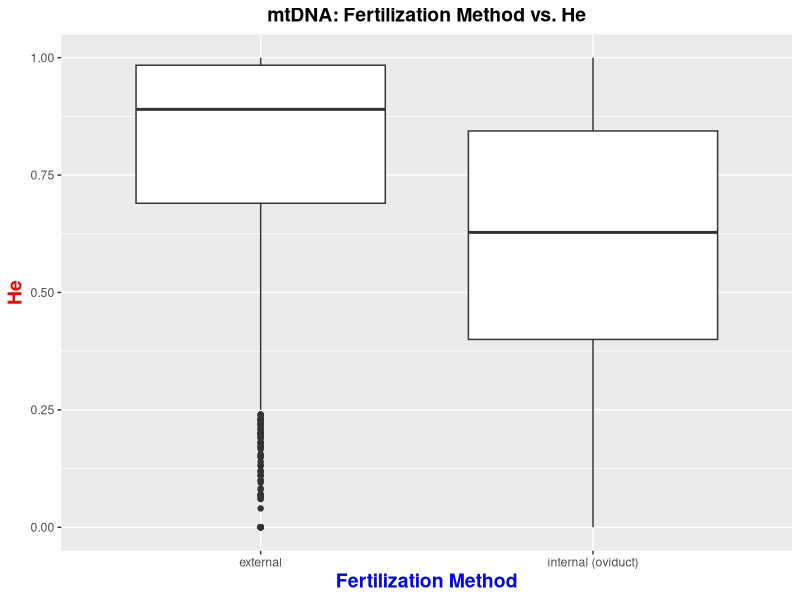
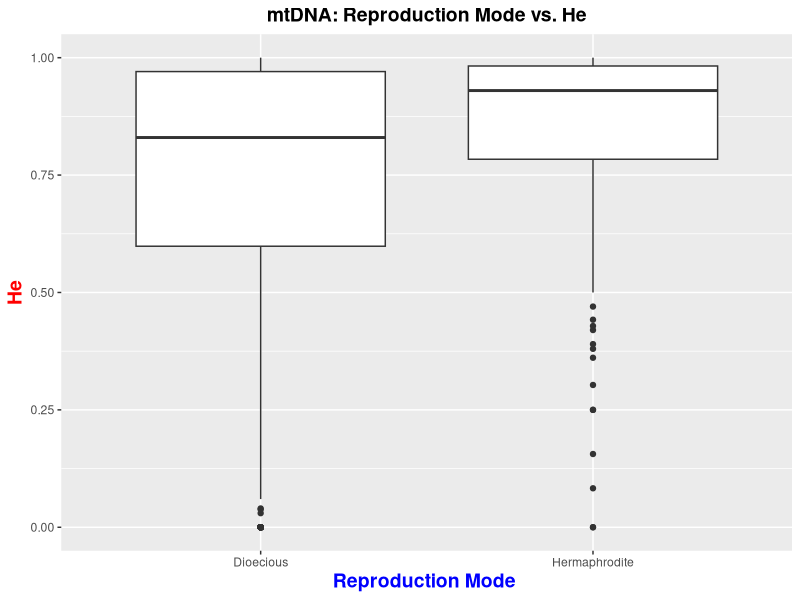
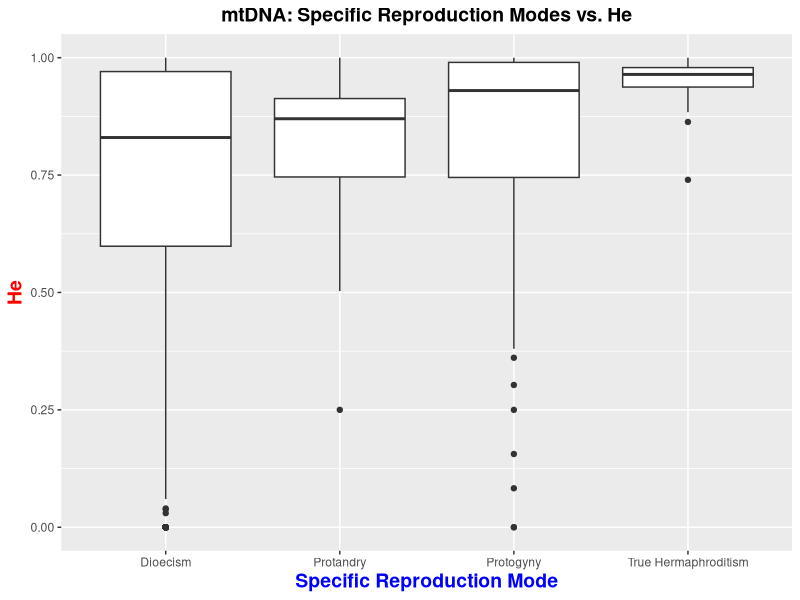
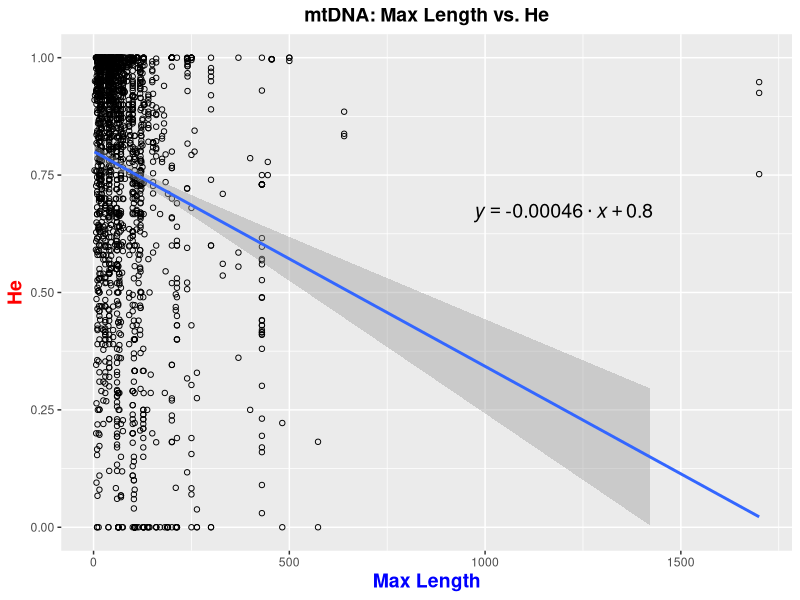
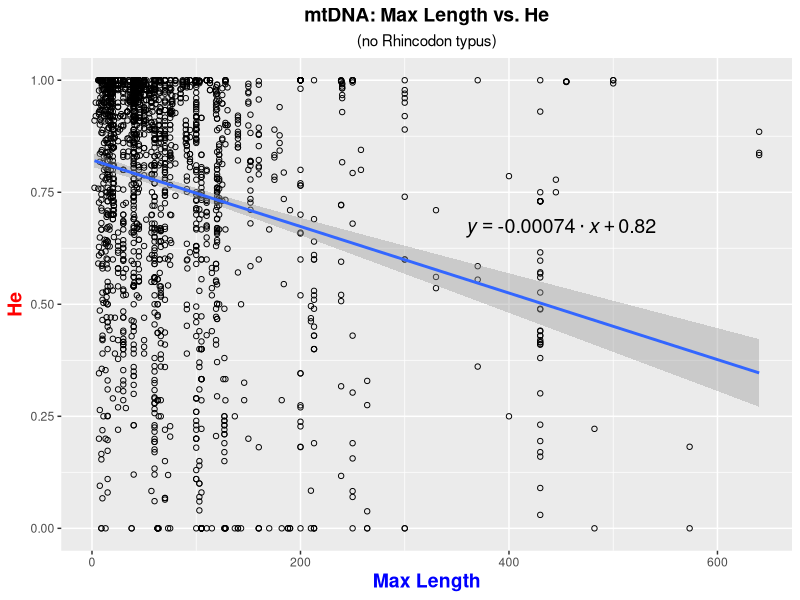
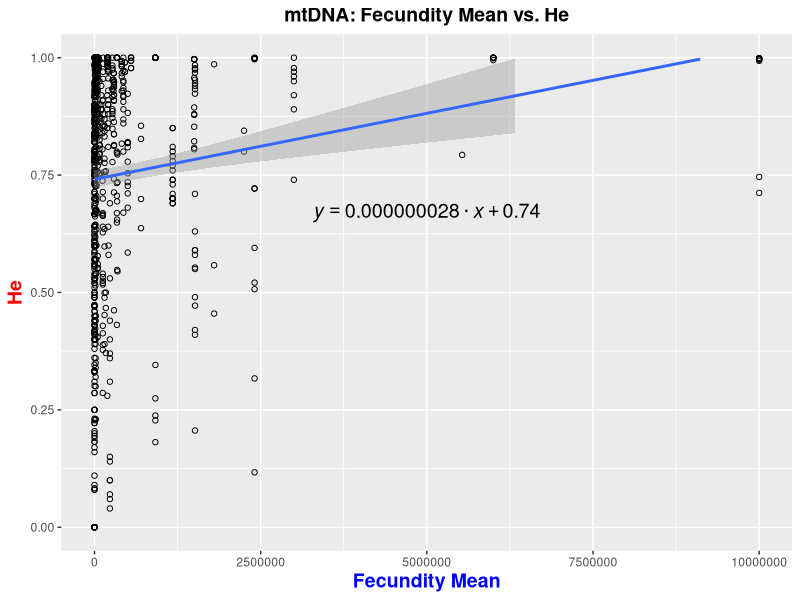
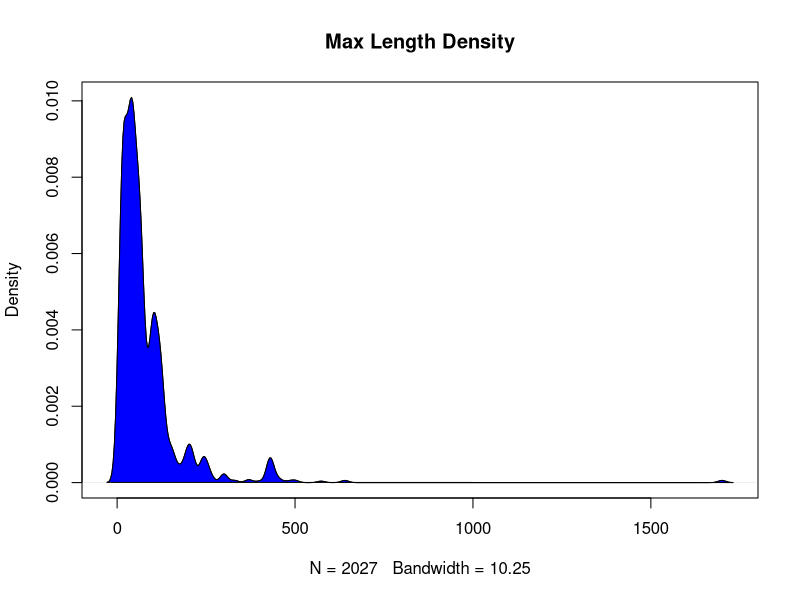
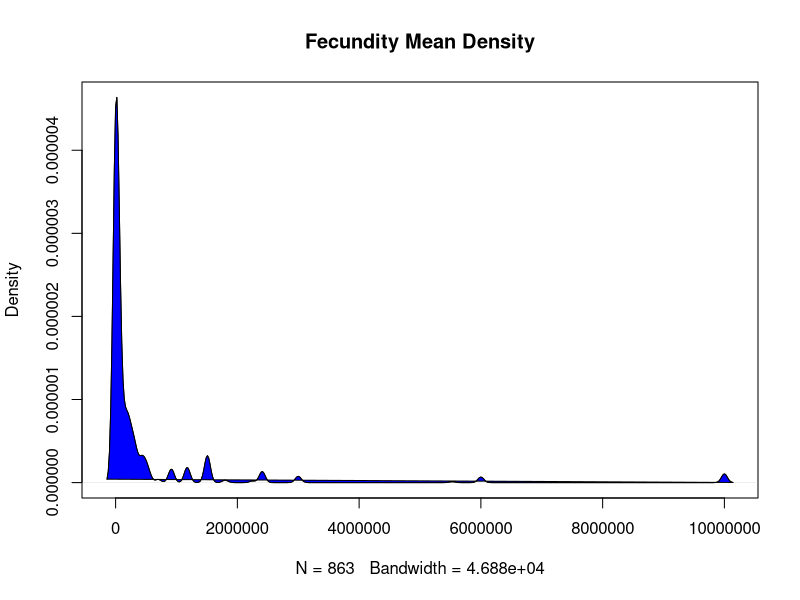

The R script that drew these images, in order: (Note: this script raises an error after producing the figures.)
################################################### Script for Analyzing Data  #######################################################

#analyzes data 

##########################################################################################################################################

######### Set-up #########

#clear environment
remove(list = ls())

#load libraries
library(tidyverse)
library(dplyr)

#read in data
mtdna_data <- read.csv("mtdna_final_data.csv", stringsAsFactors = FALSE) #read in 
msat_data <- read.csv("msat_final_data.csv", stringsAsFactors = FALSE) #read in 

############### mtDNA data set ############### 

#####Box Plots: Character Data#####

#Fertilization#

mtdna_data$final_fertilization <- NA #create new column to categorize fertilization methods

mtdna_data$final_fertilization [mtdna_data$fertilization =="external"]  <- "external"
mtdna_data$final_fertilization [mtdna_data$fertilization =="internal (oviduct)"] <- "internal (oviduct)"
mtdna_data$final_fertilization [mtdna_data$fertilization =="in brood pouch or similar structure"] <- "internal (oviduct)" #convert "in brood pouch or similar structure" to internal fertilization

mtdna_final_fertilization_He_no.na <- mtdna_data[!is.na(mtdna_data$final_fertilization) & !is.na(mtdna_data$He),] #create new table that excludes NA's from columns of interest

theme_update(plot.title = element_text(hjust = 0.5), plot.subtitle = element_text(hjust = 0.5)) #centered plot title

ggplot(mtdna_final_fertilization_He_no.na) + geom_boxplot(aes(x = final_fertilization, y = He)) + #final fertilization & He box plot
  ggtitle("mtDNA: Fertilization Method vs. He") + #add plot title
  xlab("Fertilization Method") + ylab("He") + #add axis labels
  theme(                                 #specify characteristics of the plot 
    plot.title = element_text(size=14, face="bold"), 
    axis.title.x = element_text(color="blue", size=14, face="bold"),
    axis.title.y = element_text(color="red", size=14, face="bold"))

#Reproduction Mode#

#combine protandry, protogyny, and true hermaphroditism into "Hermpahrodites"

mtdna_data$final_reproductionmode <- NA #create new column to categorize reproduction mode

mtdna_data$final_reproductionmode  [mtdna_data$reproductionmode =="dioecism"]  <- "Dioecious"
mtdna_data$final_reproductionmode  [mtdna_data$reproductionmode =="protogyny"] <- "Hermaphrodite" #for protogyny, label as "Hermpahrodites"
mtdna_data$final_reproductionmode  [mtdna_data$reproductionmode =="protandry"] <- "Hermaphrodite" #for protandry, label as "Hermpahrodites"
mtdna_data$final_reproductionmode  [mtdna_data$reproductionmode =="true hermaphroditism"] <- "Hermaphrodite" #for true hermaphroditism, label as "Hermpahrodites"

mtdna_final_reproductionmode_He_no.na <- mtdna_data[!is.na(mtdna_data$final_reproductionmode ) & !is.na(mtdna_data$He),] #create new table that excludes NA's from columns of interest

ggplot(mtdna_final_reproductionmode_He_no.na ) + geom_boxplot(aes(x = final_reproductionmode , y = He)) + #final reproduction mode & He box plot
  ggtitle("mtDNA: Reproduction Mode vs. He") + #add plot title
  xlab("Reproduction Mode ") + ylab("He") + #add axis labels
  theme(                                 #specify characteristics of the plot 
    plot.title = element_text(size=14, face="bold"), 
    axis.title.x = element_text(color="blue", size=14, face="bold"),
    axis.title.y = element_text(color="red", size=14, face="bold"))

#Specific Reproduction Modes#

mtdna_data$specific.repro_mode <- NA #create new column to categorize hermaphrodite type

mtdna_data$specific.repro_mode  [mtdna_data$reproductionmode =="dioecism"]  <- "Dioecism"
mtdna_data$specific.repro_mode  [mtdna_data$reproductionmode =="protogyny"] <- "Protogyny"
mtdna_data$specific.repro_mode  [mtdna_data$reproductionmode =="protandry"] <- "Protandry"
mtdna_data$specific.repro_mode  [mtdna_data$reproductionmode =="true hermaphroditism"] <- "True Hermaphroditism"

mtdna_reproduction_type_He_no.na <- mtdna_data[!is.na(mtdna_data$specific.repro_mode ) & !is.na(mtdna_data$He),] #create new table that excludes NA's from columns of interest

ggplot(mtdna_reproduction_type_He_no.na ) + geom_boxplot(aes(x = specific.repro_mode , y = He)) + #hermaphrodite type mode & He box plot
  ggtitle("mtDNA: Specific Reproduction Modes vs. He") + #add plot title
  xlab("Specific Reproduction Mode") + ylab("He") + #add axis labels
  theme(                                 #specify characteristics of the plot 
    plot.title = element_text(size=14, face="bold"), 
    axis.title.x = element_text(color="blue", size=14, face="bold"),
    axis.title.y = element_text(color="red", size=14, face="bold"))

#####Scatter Plots: Numerical Data#####

#Max Length#

#w/ Rhincodon typus outlier
mtdna_maxlength_He_no.na <- mtdna_data[!is.na(mtdna_data$maxlength) & !is.na(mtdna_data$He),] #create new table that excludes NA's from columns of interest

lm_eqn = function(x, y, df){ #set up formula for regression line equation
  m <- lm(y ~ x, df);
  eq <- substitute(italic(y) == b %.% italic(x) + a,
                   list(a = format(coef(m)[[1]], digits = 2), 
                        b = format(coef(m)[[2]], digits = 2)))
  as.character(as.expression(eq));                 
}

ggplot(mtdna_maxlength_He_no.na, aes(x=maxlength, y = He)) + #max length & He scatter plot
  geom_point(shape=1) +    # Use hollow circles
  geom_smooth(method=lm,   # Add linear regression line
              se=TRUE, formula = y ~ x) +
  ylim(0,1)+
  coord_cartesian(ylim = c(0, 1)) +
  ggtitle("mtDNA: Max Length vs. He") + #add plot title
  xlab("Max Length") + ylab("He") + #add axis labels
  theme(                                 #specify characteristics of the plot 
    plot.title = element_text(size=14, face="bold"),
    axis.title.x = element_text(color="blue", size=14, face="bold"),
    axis.title.y = element_text(color="red", size=14, face="bold"))+
    annotate("text", x = 1200, y = 0.67, label = lm_eqn(mtdna_maxlength_He_no.na$maxlength, mtdna_maxlength_He_no.na$He, mtdna_maxlength_He_no.na), color="black", size = 5, parse=TRUE) #add regression line equation


#w/out Rhincodon typus outlier
mtdna_maxlength_He_no.na_nowhaleshark <- mtdna_maxlength_He_no.na[!(mtdna_maxlength_He_no.na$spp=="Rhincodon typus"),] #exclude Rhincodon typus

ggplot(mtdna_maxlength_He_no.na_nowhaleshark, aes(x= maxlength, y= He)) + #max length & He scatter plot
  geom_point(shape=1) +    # Use hollow circles
  geom_smooth(method=lm,   # Add linear regression line
              se=TRUE) +
  ylim(0,1)+
  coord_cartesian(ylim = c(0, 1)) +
  ggtitle("mtDNA: Max Length vs. He", subtitle= "(no Rhincodon typus)") + #add plot title
  xlab("Max Length") + ylab("He") + #add axis labels
  theme(                                 #specify characteristics of the plot 
    plot.title = element_text(size=14, face="bold"),
    axis.title.x = element_text(color="blue", size=14, face="bold"),
    axis.title.y = element_text(color="red", size=14, face="bold"))+
  annotate("text", x = 450, y = 0.67, label = lm_eqn(mtdna_maxlength_He_no.na_nowhaleshark$maxlength, mtdna_maxlength_He_no.na_nowhaleshark$He, mtdna_maxlength_He_no.na_nowhaleshark), color="black", size = 5, parse=TRUE) #add regression line equation

#Fecundity Mean#
options(scipen = 999) #convert data from scientific notation to numeric

mtdna_fecundity_He_no.na <- mtdna_data[!is.na(mtdna_data$fecundity_mean) & !is.na(mtdna_data$He),] #create new table that excludes NA's from columns of interest
 
ggplot(mtdna_fecundity_He_no.na, aes(y= He, x= fecundity_mean)) + #fecundity mean & He scatter plot
  geom_point(shape=1) +    # Use hollow circles
  geom_smooth(method=lm,   # Add linear regression line
              se=TRUE) +
  ylim(0,1)+
  coord_cartesian(ylim = c(0, 1)) +
  ggtitle("mtDNA: Fecundity Mean vs. He") + #add plot title
  xlab("Fecundity Mean") + ylab("He") + #add axis labels
  theme(                                 #specify characteristics of the plot 
    plot.title = element_text(size=14, face="bold"),
    axis.title.x = element_text(color="blue", size=14, face="bold"),
    axis.title.y = element_text(color="red", size=14, face="bold"))+
  annotate("text", x = 5000000, y = 0.67, label = lm_eqn(mtdna_fecundity_He_no.na$fecundity_mean, mtdna_fecundity_He_no.na$He, mtdna_fecundity_He_no.na), color="black", size = 5, parse=TRUE) #add regression line equation


#####Density Plots: Numerical Data#####

#Max Length#
plot(density(mtdna_maxlength_He_no.na$maxlength), main="Max Length Density") #create density plot for max length
polygon(density(mtdna_maxlength_He_no.na$maxlength), main="Max Length Density", col="blue") #specify characteristics of plot

#Fecundity Mean#
plot(density(mtdna_fecundity_He_no.na$fecundity_mean), main="Fecundity Mean Density") #create density plot for fecundity mean
polygon(density(mtdna_fecundity_He_no.na$fecundity_mean), main="Fecundity Mean Density", col="blue") #specify characteristics of plot

#####T-Tests: Character Data#####

#Fertilization#

external.mtdna <- mtdna_final_fertilization_He_no.na$He[mtdna_final_fertilization_He_no.na$final_fertilization=="external"]
internal.mtdna <- mtdna_final_fertilization_He_no.na$He[mtdna_final_fertilization_He_no.na$final_fertilization=="internal (oviduct)"]

fertilization_ttest.mtdna <- t.test(external.mtdna, internal.mtdna, var.equal=TRUE)

#Reproduction Mode#

dioecism.mtdna <- mtdna_final_reproductionmode_He_no.na$He[mtdna_final_reproductionmode_He_no.na$final_reproductionmode=="Dioecious"]
hermaphrodite.mtdna <- mtdna_final_reproductionmode_He_no.na$He[mtdna_final_reproductionmode_He_no.na$final_reproductionmode=="Hermaphrodite"]

reproductionmode_ttest.mtdna <- t.test(dioecism.mtdna, hermaphrodite.mtdna, var.equal=TRUE)

#Hermaphrodites: ANOVA TEST#

hermaphroditesanovamtdna <- aov(He ~ hermaphrodite_type, data = mtdna_hermaphrodite_type_He_no.na)

#####Wilcoxon Tests: Numerical Data#####

#Max Length#
wilcox.test( mtdna_maxlength_He_no.na[ ,'maxlength'] , mtdna_maxlength_He_no.na[ , 'He'], paired=T) #run Wilcoxon test on max length & He


#Fecundity Mean#
wilcox.test( mtdna_fecundity_He_no.na[ ,'fecundity_mean'] , mtdna_fecundity_He_no.na[ , 'He'], paired=T) #run Wilcoxon test on max length & He

#####Shapiro-Wilk Tests: Numerical Data#####

#Max Length#
shapiro.test(mtdna_maxlength_He_no.na$maxlength) #run Shapiro-Wilk test on max length & He

#Fecundity Mean#
shapiro.test(mtdna_fecundity_He_no.na$fecundity_mean) #run Shapiro-Wilk test on max length & He


####################################################################################

############### msat Data Set ############### 

#####Box Plots: Character Data#####

#Fertilization#
msat_data$final_fertilization <- NA #create new column to categorize fertilization methods

msat_data$final_fertilization [msat_data$fertilization =="external"]  <- "external"
msat_data$final_fertilization [msat_data$fertilization =="internal (oviduct)"] <- "internal (oviduct)"
msat_data$final_fertilization [msat_data$fertilization =="in brood pouch or similar structure"] <- "internal (oviduct)" #convert "in brood pouch or similar structure" to internal fertilization

msat_final_fertilization_He_no.na <- msat_data[!is.na(msat_data$final_fertilization) & !is.na(msat_data$He),] #create new table that excludes NA's from columns of interest

ggplot(msat_final_fertilization_He_no.na) + geom_boxplot(aes(x = final_fertilization, y = He)) + #final fertilization & He box plot
ggtitle("msat: Fertilization Method vs. He") + #add plot title
  xlab("Fertilization Method") + ylab("He") + #add axis labels
  theme(                                 #specifying characteristics of the plot 
    plot.title = element_text(size=14, face="bold"),
    axis.title.x = element_text(color="blue", size=14, face="bold"),
    axis.title.y = element_text(color="red", size=14, face="bold"))

#Reproduction Mode#
msat_data$final_reproductionmode <- NA #create new column to categorize reproduction mode

msat_data$final_reproductionmode  [msat_data$reproductionmode =="dioecism"]  <- "Dioecious"
msat_data$final_reproductionmode  [msat_data$reproductionmode =="protogyny"] <- "Hermaphrodite" #for protogyny, label as "Hermpahrodites"
msat_data$final_reproductionmode  [msat_data$reproductionmode =="protandry"] <- "Hermaphrodite" #for protandry, label as "Hermpahrodites"
msat_data$final_reproductionmode  [msat_data$reproductionmode =="true hermaphroditism"] <- "Hermaphrodite" #for true hermaphroditism, label as "Hermpahrodites"

msat_final_reproductionmode_He_no.na <- msat_data[!is.na(msat_data$final_reproductionmode ) & !is.na(msat_data$He),] #create new table that excludes NA's from columns of interest

ggplot(msat_final_reproductionmode_He_no.na ) + geom_boxplot(aes(x = final_reproductionmode , y = He)) + #final reproduction mode & He box plot
  ggtitle("msat: Reproduction Mode vs. He") + #add plot title
  xlab("Reproduction Mode ") + ylab("He") + #add axis labels
  theme(                                 #specifying characteristics of the plot 
    plot.title = element_text(size=14, face="bold"),
    axis.title.x = element_text(color="blue", size=14, face="bold"),
    axis.title.y = element_text(color="red", size=14, face="bold"))

#Specific Reproduction Mode#

msat_data$specific.repro_mode <- NA #create new column to categorize reproduction type

msat_data$specific.repro_mode  [msat_data$reproductionmode =="dioecism"]  <- "Dioecism"
msat_data$specific.repro_mode  [msat_data$reproductionmode =="protogyny"] <- "Protogyny"
msat_data$specific.repro_mode  [msat_data$reproductionmode =="protandry"] <- "Protandry"
msat_data$specific.repro_mode  [msat_data$reproductionmode =="true hermaphroditism"] <- "True Hermaphroditism"

msat_reproduction_type_He_no.na <- msat_data[!is.na(msat_data$specific.repro_mode ) & !is.na(msat_data$He),] #create new table that excludes NA's from columns of interest

ggplot(msat_reproduction_type_He_no.na ) + geom_boxplot(aes(x = specific.repro_mode , y = He)) + #hermaphrodite type mode & He box plot
  ggtitle("msat: Specific Reproduction Modes vs. He") + #add plot title
  xlab("Specific Reproduction Mode") + ylab("He") + #add axis labels
  theme(                                 #specify characteristics of the plot 
    plot.title = element_text(size=14, face="bold"), 
    axis.title.x = element_text(color="blue", size=14, face="bold"),
    axis.title.y = element_text(color="red", size=14, face="bold"))

#####Scatter Plots: Numerical Data#####

#Max Length#

#w/ Rhincodon typus outlier
msat_maxlength_He_no.na <- msat_data[!is.na(msat_data$maxlength) & !is.na(msat_data$He),] #create new table that excludes NA's from columns of interest

ggplot(msat_maxlength_He_no.na, aes(x= maxlength, y= He)) + #max length & He scatter plot
  geom_point(shape=1) +    # Use hollow circles
  geom_smooth(method=lm,   # Add linear regression line
              se=TRUE) + 
  ylim(0,1)+
  coord_cartesian(ylim = c(0, 1)) +
  ggtitle("msat: Max Length vs. He") + #add plot title
   xlab("Max Length") + ylab("He") + #add axis labels
    theme(                                 #specifying characteristics of the plot 
      plot.title = element_text(size=14, face="bold"),
      axis.title.x = element_text(color="blue", size=14, face="bold"),
      axis.title.y = element_text(color="red", size=14, face="bold"))+
  annotate("text", x = 1200, y = 0.67, label = lm_eqn(msat_maxlength_He_no.na$maxlength, msat_maxlength_He_no.na$He, msat_maxlength_He_no.na), color="black", size = 5, parse=TRUE) #add regression line equation


#w/out Rhincodon typus outlier
msat_maxlength_He_no.na_nowhaleshark <- msat_maxlength_He_no.na[!(msat_maxlength_He_no.na$spp=="Rhincodon typus"),] #exclude Rhincodon typus

ggplot(msat_maxlength_He_no.na_nowhaleshark, aes(x= maxlength, y= He)) + #max length & He scatter plot
  geom_point(shape=1) +    # Use hollow circles
  geom_smooth(method=lm,   # Add linear regression line
              se=TRUE) +
  ylim(0,1)+
  coord_cartesian(ylim = c(0, 1)) +
  ggtitle("msat: Max Length vs. He", subtitle= "(no Rhincodon typus)") + #add plot title
  xlab("Max Length") + ylab("He") + #add axis labels
  theme(                                 #specify characteristics of the plot 
    plot.title = element_text(size=14, face="bold"),
    axis.title.x = element_text(color="blue", size=14, face="bold"),
    axis.title.y = element_text(color="red", size=14, face="bold"))+
  annotate("text", x = 450, y = 1, label = lm_eqn(msat_maxlength_He_no.na_nowhaleshark$maxlength, msat_maxlength_He_no.na_nowhaleshark$He, msat_maxlength_He_no.na_nowhaleshark), color="black", size = 5, parse=TRUE) #add regression line equation


#Fecundity Mean#
msat_fecundity_He_no.na <- msat_data[!is.na(msat_data$fecundity_mean) & !is.na(msat_data$He),] #create new table that excludes NA's from columns of interest
       
ggplot(msat_fecundity_He_no.na, aes(x= fecundity_mean, y= He)) + #fecundity mean& He scatter plot
  geom_point(shape=1) +    # Use hollow circles
  geom_smooth(method=lm,   # Add linear regression line
    se=TRUE) +
  ylim(0,1)+
  coord_cartesian(ylim = c(0, 1)) +
  ggtitle("msat: Fecundity Mean vs. He") + #add plot title
  xlab("Fecundity Mean") + ylab("He") + #add plot title
  theme(                                 #specifying characteristics of the plot 
    plot.title = element_text(size=14, face="bold"),
    axis.title.x = element_text(color="blue", size=14, face="bold"),
    axis.title.y = element_text(color="red", size=14, face="bold"))+
  annotate("text", x = 25000000, y = 0.956, label = lm_eqn(msat_fecundity_He_no.na$fecundity_mean, msat_fecundity_He_no.na$He, msat_fecundity_He_no.na), color="black", size = 5, parse=TRUE) #add regression line equation

#####Density Plots: Numerical Data#####

#Max Length#
plot(density(msat_maxlength_He_no.na$maxlength), main="msat: Max Length Density") #create density plot for max length
polygon(density(msat_maxlength_He_no.na$maxlength), main="msat: Max Length Density", col="blue") #specify characteristics of plot

#Fecundity Mean#
plot(density(msat_fecundity_He_no.na$fecundity_mean), main="msat: Fecundity Mean Density") #create density plot for fecundity mean
polygon(density(msat_fecundity_He_no.na$fecundity_mean), main="msat: Fecundity Mean Density", col="blue") #specify characteristics of plot

#####T-Tests: Character Data#####

#Fertilization#

external.msat <- msat_final_fertilization_He_no.na$He[msat_final_fertilization_He_no.na$final_fertilization=="external"]
internal.msat <- msat_final_fertilization_He_no.na$He[msat_final_fertilization_He_no.na$final_fertilization=="internal (oviduct)"]

fertilization_ttest.msat <- t.test(external.msat, internal.msat, var.equal=TRUE)

#Reproduction Mode#

dioecism.msat <- msat_final_reproductionmode_He_no.na$He[msat_final_reproductionmode_He_no.na$final_reproductionmode=="Dioecious"]
hermaphrodite.msat <- msat_final_reproductionmode_He_no.na$He[msat_final_reproductionmode_He_no.na$final_reproductionmode=="Hermaphrodite"]

reproductionmode_ttest.msat <- t.test(dioecism.msat, hermaphrodite.msat, var.equal=TRUE)

#Hermaphrodites: ANOVA TEST#

hermaphroditesanovamsat <- aov(He ~ hermaphrodite_type, data = msat_hermaphrodite_type_He_no.na)

#####Wilcoxon Tests: Numerical Data#####

#Max Length#
wilcox.test( msat_maxlength_He_no.na[ ,'maxlength'] , msat_maxlength_He_no.na[ , 'He'], paired=T) #run Wilcoxon test on max length & He

#Fecundity Mean#
wilcox.test( msat_fecundity_He_no.na[ ,'fecundity_mean'] , msat_fecundity_He_no.na[ , 'He'], paired=T) #run Wilcoxon test on fecundity & He


#####Shapiro-Wilk Tests: Numerical Data#####

shapiro.test(msat_maxlength_He_no.na$maxlength) #run Shapiro-Wilk test on max length & He

shapiro.test(msat_fecundity_He_no.na$fecundity_mean) #run Shapiro-Wilk test on fecundity mean & He

####################################################################################

############### Comparing mtDNA and msat Data ############### 

#####Box Plots: Character Data#####

#Fertilization#

final_fertilization_all = merge(mtdna_final_fertilization_He_no.na, msat_final_fertilization_He_no.na, all=TRUE, no.dups= TRUE, all.x=TRUE, all.y=TRUE) #merge final fertilization data form mtdna and msat together

final_fertilization_all$markertype <- NA #create new column to categorize marker type

#add marker type based on file type
final_fertilization_all$markertype [final_fertilization_all$file == "mtdna101"]  <- "mtDNA"
final_fertilization_all$markertype [final_fertilization_all$file == "mtdna102"]  <- "mtDNA"
final_fertilization_all$markertype [final_fertilization_all$file == "mtdna103"]  <- "mtDNA"
final_fertilization_all$markertype [final_fertilization_all$file == "msats000"]  <- "msat" 
final_fertilization_all$markertype [final_fertilization_all$file == "msats001"]  <- "msat"
final_fertilization_all$markertype [final_fertilization_all$file == "msats002"]  <- "msat"
final_fertilization_all$markertype [final_fertilization_all$file == "msats200"]  <- "msat" 
final_fertilization_all$markertype [final_fertilization_all$file == "msats201"]  <- "msat" 
final_fertilization_all$markertype [final_fertilization_all$file == "msats100"]  <- "msat" 
final_fertilization_all$markertype [final_fertilization_all$file == "msats101"]  <- "msat" 
final_fertilization_all$markertype [final_fertilization_all$file == "msats301"]  <- "msat" 
final_fertilization_all$markertype [final_fertilization_all$file == "msats302"]  <- "msat" 
final_fertilization_all$markertype [final_fertilization_all$file == "msats303"]  <- "msat" 
final_fertilization_all$markertype [final_fertilization_all$file == "msats304"]  <- "msat" 
final_fertilization_all$markertype [final_fertilization_all$file == "msats305"]  <- "msat"
final_fertilization_all$markertype [final_fertilization_all$file ==	"ppdat"]  <- "msat" 

theme_update(plot.title = element_text(hjust = 0.5), plot.subtitle = element_text(hjust = 0.5)) #centered plot title

ggplot(final_fertilization_all) + geom_boxplot(aes(x = markertype, y = He, fill=final_fertilization)) + #final fertilization & He box plot
  ggtitle("Fertilization Method vs. He", subtitle= "msat vs. mtDNA") + #add plot title
  xlab("Fertilization Method") + ylab("He") + #add axis labels
  theme(                                 #specify characteristics of the plot 
    plot.title = element_text(size=14, face="bold"), 
    axis.title.x = element_text(color="blue", size=14, face="bold"),
    axis.title.y = element_text(color="red", size=14, face="bold"))+
  scale_fill_manual(values=c("darkcyan", "turquoise2"))

#Reproduction Mode#
reproductionmode_all = merge(msat_final_reproductionmode_He_no.na, mtdna_final_reproductionmode_He_no.na, all=TRUE, no.dups= TRUE, all.x=TRUE, all.y=TRUE) #merge final fertilization data form mtdna and msat together

reproductionmode_all$markertype <- NA #create new column to categorize marker type

#add marker type based on file type
reproductionmode_all$markertype [reproductionmode_all$file == "mtdna101"]  <- "mtDNA"
reproductionmode_all$markertype [reproductionmode_all$file == "mtdna102"]  <- "mtDNA"
reproductionmode_all$markertype [reproductionmode_all$file == "mtdna103"]  <- "mtDNA"
reproductionmode_all$markertype [reproductionmode_all$file == "msats000"]  <- "msat" 
reproductionmode_all$markertype [reproductionmode_all$file == "msats001"]  <- "msat"
reproductionmode_all$markertype [reproductionmode_all$file == "msats002"]  <- "msat"
reproductionmode_all$markertype [reproductionmode_all$file == "msats200"]  <- "msat" 
reproductionmode_all$markertype [reproductionmode_all$file == "msats201"]  <- "msat" 
reproductionmode_all$markertype [reproductionmode_all$file == "msats100"]  <- "msat" 
reproductionmode_all$markertype [reproductionmode_all$file == "msats101"]  <- "msat" 
reproductionmode_all$markertype [reproductionmode_all$file == "msats301"]  <- "msat" 
reproductionmode_all$markertype [reproductionmode_all$file == "msats302"]  <- "msat" 
reproductionmode_all$markertype [reproductionmode_all$file == "msats303"]  <- "msat" 
reproductionmode_all$markertype [reproductionmode_all$file == "msats304"]  <- "msat" 
reproductionmode_all$markertype [reproductionmode_all$file == "msats305"]  <- "msat"
reproductionmode_all$markertype [reproductionmode_all$file ==	"ppdat"]  <- "msat" 

theme_update(plot.title = element_text(hjust = 0.5), plot.subtitle = element_text(hjust = 0.5)) #centered plot title

ggplot(reproductionmode_all) + geom_boxplot(aes(x = markertype, y = He, fill=final_reproductionmode)) + #final fertilization & He box plot
  ggtitle("Reproduction Mode vs. He", subtitle= "msat vs. mtDNA") + #add plot title
  xlab("Reproduction Mode") + ylab("He") + #add axis labels
  theme(                                 #specify characteristics of the plot 
    plot.title = element_text(size=14, face="bold"), 
    axis.title.x = element_text(color="blue", size=14, face="bold"),
    axis.title.y = element_text(color="red", size=14, face="bold"))+
  scale_fill_manual(values=c("darkcyan", "turquoise2"))


#Specific Reproduction Mode#
specificreproductionmode_all = merge(msat_reproduction_type_He_no.na, mtdna_reproduction_type_He_no.na, all=TRUE, no.dups= TRUE, all.x=TRUE, all.y=TRUE) #merge final fertilization data form mtdna and msat together

specificreproductionmode_all$markertype <- NA #create new column to categorize marker type

#add marker type based on file type
specificreproductionmode_all$markertype [specificreproductionmode_all$file == "mtdna101"]  <- "mtDNA"
specificreproductionmode_all$markertype [specificreproductionmode_all$file == "mtdna102"]  <- "mtDNA"
specificreproductionmode_all$markertype [specificreproductionmode_all$file == "mtdna103"]  <- "mtDNA"
specificreproductionmode_all$markertype [specificreproductionmode_all$file == "msats000"]  <- "msat" 
specificreproductionmode_all$markertype [specificreproductionmode_all$file == "msats001"]  <- "msat"
specificreproductionmode_all$markertype [specificreproductionmode_all$file == "msats002"]  <- "msat"
specificreproductionmode_all$markertype [specificreproductionmode_all$file == "msats200"]  <- "msat" 
specificreproductionmode_all$markertype [specificreproductionmode_all$file == "msats201"]  <- "msat" 
specificreproductionmode_all$markertype [specificreproductionmode_all$file == "msats100"]  <- "msat" 
specificreproductionmode_all$markertype [specificreproductionmode_all$file == "msats101"]  <- "msat" 
specificreproductionmode_all$markertype [specificreproductionmode_all$file == "msats301"]  <- "msat" 
specificreproductionmode_all$markertype [specificreproductionmode_all$file == "msats302"]  <- "msat" 
specificreproductionmode_all$markertype [specificreproductionmode_all$file == "msats303"]  <- "msat" 
specificreproductionmode_all$markertype [specificreproductionmode_all$file == "msats304"]  <- "msat" 
specificreproductionmode_all$markertype [specificreproductionmode_all$file == "msats305"]  <- "msat"
specificreproductionmode_all$markertype [specificreproductionmode_all$file ==	"ppdat"]  <- "msat" 

theme_update(plot.title = element_text(hjust = 0.5), plot.subtitle = element_text(hjust = 0.5)) #centered plot title

ggplot(specificreproductionmode_all) + geom_boxplot(aes(x = markertype, y = He, fill=specific.repro_mode)) + #final fertilization & He box plot
  ggtitle("Specific Reproduction Modes vs. He", subtitle= "msat vs. mtDNA") + #add plot title
  xlab("Specific Reproduction Mode") + ylab("He") + #add axis labels
  theme(                                 #specify characteristics of the plot 
    plot.title = element_text(size=14, face="bold"), 
    axis.title.x = element_text(color="blue", size=14, face="bold"),
    axis.title.y = element_text(color="red", size=14, face="bold"))+
  scale_fill_brewer(palette="Blues")
